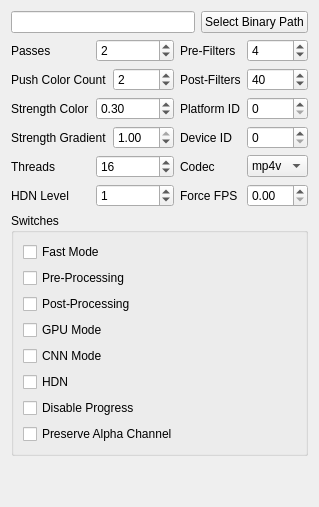
              <widget class="QWidget" name="anime4kCppTab">
               <attribute name="title">
                <string>Anime4K CPP</string>
               </attribute>
               <layout class="QGridLayout" name="gridLayout">
                <item row="7" column="0">
                 <layout class="QHBoxLayout" name="anime4kCppThreadsHorizontalLayout">
                  <item>
                   <widget class="QLabel" name="anime4kCppThreadsLabel">
                    <property name="text">
                     <string>Threads</string>
                    </property>
                   </widget>
                  </item>
                  <item>
                   <widget class="QSpinBox" name="anime4kCppThreadsSpinBox">
                    <property name="maximum">
                     <number>99999</number>
                    </property>
                    <property name="value">
                     <number>16</number>
                    </property>
                   </widget>
                  </item>
                 </layout>
                </item>
                <item row="1" column="0">
                 <layout class="QHBoxLayout" name="anime4kCppPassesHorizontalLayout">
                  <item>
                   <widget class="QLabel" name="anime4kCppPassesLabel">
                    <property name="text">
                     <string>Passes</string>
                    </property>
                   </widget>
                  </item>
                  <item>
                   <widget class="QSpinBox" name="anime4kCppPassesSpinBox">
                    <property name="maximum">
                     <number>99999</number>
                    </property>
                    <property name="value">
                     <number>2</number>
                    </property>
                   </widget>
                  </item>
                 </layout>
                </item>
                <item row="1" column="1">
                 <layout class="QHBoxLayout" name="anime4kCppPreFiltersHorizontalLayout">
                  <item>
                   <widget class="QLabel" name="anime4kCppPreFiltersLabel">
                    <property name="text">
                     <string>Pre-Filters</string>
                    </property>
                   </widget>
                  </item>
                  <item>
                   <widget class="QSpinBox" name="anime4kCppPreFiltersSpinBox">
                    <property name="minimum">
                     <number>1</number>
                    </property>
                    <property name="maximum">
                     <number>99999</number>
                    </property>
                    <property name="value">
                     <number>4</number>
                    </property>
                   </widget>
                  </item>
                 </layout>
                </item>
                <item row="3" column="1">
                 <layout class="QHBoxLayout" name="anime4kCppPlatformIdHorizontalLayout">
                  <item>
                   <widget class="QLabel" name="anime4kCppPlatformIdLabel">
                    <property name="text">
                     <string>Platform ID</string>
                    </property>
                   </widget>
                  </item>
                  <item>
                   <widget class="QSpinBox" name="anime4kCppPlatformIdSpinBox">
                    <property name="maximum">
                     <number>99999</number>
                    </property>
                   </widget>
                  </item>
                 </layout>
                </item>
                <item row="4" column="0">
                 <layout class="QHBoxLayout" name="anime4kCppStrengthGradientHorizontalLayout">
                  <item>
                   <widget class="QLabel" name="anime4kCppStrengthGradientLabel">
                    <property name="text">
                     <string>Strength Gradient</string>
                    </property>
                   </widget>
                  </item>
                  <item>
                   <widget class="QDoubleSpinBox" name="anime4kCppStrengthGradientSpinBox">
                    <property name="maximum">
                     <double>1.000000000000000</double>
                    </property>
                    <property name="singleStep">
                     <double>0.100000000000000</double>
                    </property>
                    <property name="value">
                     <double>1.000000000000000</double>
                    </property>
                   </widget>
                  </item>
                 </layout>
                </item>
                <item row="3" column="0">
                 <layout class="QHBoxLayout" name="anime4kCppStrengthColorHorizontalLayout">
                  <item>
                   <widget class="QLabel" name="anime4kCppStrengthColorLabel">
                    <property name="text">
                     <string>Strength Color</string>
                    </property>
                   </widget>
                  </item>
                  <item>
                   <widget class="QDoubleSpinBox" name="anime4kCppStrengthColorSpinBox">
                    <property name="maximum">
                     <double>1.000000000000000</double>
                    </property>
                    <property name="singleStep">
                     <double>0.100000000000000</double>
                    </property>
                    <property name="value">
                     <double>0.300000000000000</double>
                    </property>
                   </widget>
                  </item>
                 </layout>
                </item>
                <item row="9" column="0" colspan="2">
                 <widget class="QGroupBox" name="anime4kCppSwitchesGroupBox">
                  <property name="title">
                   <string>Switches</string>
                  </property>
                  <layout class="QVBoxLayout" name="verticalLayout_12">
                   <item>
                    <widget class="QCheckBox" name="anime4kCppFastModeCheckBox">
                     <property name="text">
                      <string>Fast Mode</string>
                     </property>
                    </widget>
                   </item>
                   <item>
                    <widget class="QCheckBox" name="anime4kCppPreProcessingCheckBox">
                     <property name="text">
                      <string>Pre-Processing</string>
                     </property>
                    </widget>
                   </item>
                   <item>
                    <widget class="QCheckBox" name="anime4kCppPostProcessingCheckBox">
                     <property name="text">
                      <string>Post-Processing</string>
                     </property>
                    </widget>
                   </item>
                   <item>
                    <widget class="QCheckBox" name="anime4kCppGpuModeCheckBox">
                     <property name="text">
                      <string>GPU Mode</string>
                     </property>
                    </widget>
                   </item>
                   <item>
                    <widget class="QCheckBox" name="anime4kCppCnnModeCheckBox">
                     <property name="text">
                      <string>CNN Mode</string>
                     </property>
                    </widget>
                   </item>
                   <item>
                    <widget class="QCheckBox" name="anime4kCppHdnCheckBox">
                     <property name="text">
                      <string>HDN</string>
                     </property>
                    </widget>
                   </item>
                   <item>
                    <widget class="QCheckBox" name="anime4kCppDisableProgressCheckBox">
                     <property name="text">
                      <string>Disable Progress</string>
                     </property>
                    </widget>
                   </item>
                   <item>
                    <widget class="QCheckBox" name="anime4kCppAlphaCheckBox">
                     <property name="text">
                      <string>Preserve Alpha Channel</string>
                     </property>
                    </widget>
                   </item>
                  </layout>
                 </widget>
                </item>
                <item row="4" column="1">
                 <layout class="QHBoxLayout" name="anime4kCppDeviceIdHorizontalLayout">
                  <item>
                   <widget class="QLabel" name="anime4kCppDeviceIdLabel">
                    <property name="text">
                     <string>Device ID</string>
                    </property>
                   </widget>
                  </item>
                  <item>
                   <widget class="QSpinBox" name="anime4kCppDeviceIdSpinBox">
                    <property name="maximum">
                     <number>99999</number>
                    </property>
                   </widget>
                  </item>
                 </layout>
                </item>
                <item row="7" column="1">
                 <layout class="QHBoxLayout" name="anime4kCppCodecHorizontalLayout">
                  <item>
                   <widget class="QLabel" name="anime4kCppCodecLabel">
                    <property name="text">
                     <string>Codec</string>
                    </property>
                   </widget>
                  </item>
                  <item>
                   <widget class="QComboBox" name="anime4kCppCodecComboBox">
                    <item>
                     <property name="text">
                      <string>mp4v</string>
                     </property>
                    </item>
                    <item>
                     <property name="text">
                      <string>dxva</string>
                     </property>
                    </item>
                    <item>
                     <property name="text">
                      <string>avc1</string>
                     </property>
                    </item>
                    <item>
                     <property name="text">
                      <string>vp09</string>
                     </property>
                    </item>
                    <item>
                     <property name="text">
                      <string>hevc</string>
                     </property>
                    </item>
                    <item>
                     <property name="text">
                      <string>av01</string>
                     </property>
                    </item>
                   </widget>
                  </item>
                 </layout>
                </item>
                <item row="0" column="0" colspan="2">
                 <layout class="QHBoxLayout" name="anime4kCppPathHorizontalLayout">
                  <item>
                   <widget class="QLineEdit" name="anime4kCppPathLineEdit"/>
                  </item>
                  <item>
                   <widget class="QPushButton" name="anime4kCppPathSelectButton">
                    <property name="text">
                     <string>Select Binary Path</string>
                    </property>
                   </widget>
                  </item>
                 </layout>
                </item>
                <item row="2" column="0">
                 <layout class="QHBoxLayout" name="anime4kCppPushColorCountHorizontalLayout">
                  <item>
                   <widget class="QLabel" name="anime4kCppPushColorLabel">
                    <property name="text">
                     <string>Push Color Count</string>
                    </property>
                   </widget>
                  </item>
                  <item>
                   <widget class="QSpinBox" name="anime4kCppPushColorCountSpinBox">
                    <property name="maximum">
                     <number>99999</number>
                    </property>
                    <property name="value">
                     <number>2</number>
                    </property>
                   </widget>
                  </item>
                 </layout>
                </item>
                <item row="2" column="1">
                 <layout class="QHBoxLayout" name="anime4kCppPostFiltersHorizontalLayout">
                  <item>
                   <widget class="QLabel" name="anime4kCppPostFiltersLabel">
                    <property name="text">
                     <string>Post-Filters</string>
                    </property>
                   </widget>
                  </item>
                  <item>
                   <widget class="QSpinBox" name="anime4kCppPostFiltersSpinBox">
                    <property name="minimum">
                     <number>1</number>
                    </property>
                    <property name="maximum">
                     <number>99999</number>
                    </property>
                    <property name="value">
                     <number>40</number>
                    </property>
                   </widget>
                  </item>
                 </layout>
                </item>
                <item row="10" column="0" colspan="2">
                 <spacer name="anime4kCppVerticalSpacer">
                  <property name="orientation">
                   <enum>Qt::Vertical</enum>
                  </property>
                  <property name="sizeHint" stdset="0">
                   <size>
                    <width>20</width>
                    <height>40</height>
                   </size>
                  </property>
                 </spacer>
                </item>
                <item row="8" column="0">
                 <layout class="QHBoxLayout" name="anime4kCppHdnLevelHorizontalLayout">
                  <item>
                   <widget class="QLabel" name="anime4kCppHdnLevelLabel">
                    <property name="text">
                     <string>HDN Level</string>
                    </property>
                   </widget>
                  </item>
                  <item>
                   <widget class="QSpinBox" name="anime4kCppHdnLevelSpinBox">
                    <property name="value">
                     <number>1</number>
                    </property>
                   </widget>
                  </item>
                 </layout>
                </item>
                <item row="8" column="1">
                 <layout class="QHBoxLayout" name="anime4kCppForceFpsHorizontalLayout">
                  <item>
                   <widget class="QLabel" name="anime4kCppForceFpsLabel">
                    <property name="text">
                     <string>Force FPS</string>
                    </property>
                   </widget>
                  </item>
                  <item>
                   <widget class="QDoubleSpinBox" name="anime4kCppForceFpsDoubleSpinBox"/>
                  </item>
                 </layout>
                </item>
               </layout>
              </widget>
